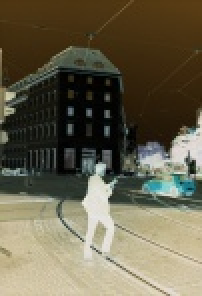
#> input picture files/img_pos.jpg, 101 x 148 px, found by its file name (shown 2 times larger)
$ python test_level.py
#> lines starting #> are read from the running program, lines starting #| are printed output that depends on the picture; after the words box and inside, x2 and y2 are one past the last pixel; in counts of white or black regions, pixels touching at a corner belong together
### src/core.py
# -*- coding: utf-8 -*-
"""
Created on Fri Dec  4 23:05:56 2020

@author: jonas
"""

import cv2
import numpy as np
import os
from os import scandir
from os import listdir
from matplotlib import pyplot as plt
import src.core as co
from numba import jit


# [295 lines left out: functions img16to8, imshow, invert, hist, scale_percent, auto_level and 3 more, not called in this run]


def level_img(img,min_level,max_level):
    '''Level an image

    Parameter
    ------------
    img : np.array

    min_level : int

    max_level : max_level

    Return
    ------------
    img : img

    '''

    img[img < min_level] = min_level # set all indices where value is less than min_level to min_level
    img[img > max_level] = max_level # set all indices where value is less than min_level to min_level

    return img

### test_level.py
import cv2
from matplotlib import pyplot as plt
from src import core
img = cv2.imread(r'C:\Users\jonas\Development\film_dev\files\img_pos.jpg',0)
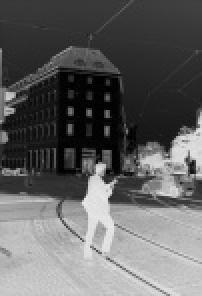
#> img: shape (148, 101) (shown 2 times larger); min 0, max 234, mean 97.6

# alternative way to find histogram of an image
plt.hist(img.ravel(),256,[0,256])
plt.show()
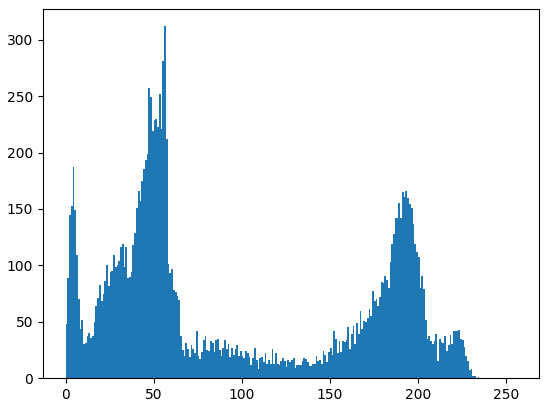
#> figure drawn by matplotlib, 1 panel; tallest bar 312 high, from x = 56 to 57

img_level = core.level_img(img,10,240)
#> in level_img, `img[img < min_level] = min_level`: img: shape (148, 101); 7% of pixels changed, all inside (x1, y1, x2, y2) = (1, 34, 69, 87)

# alternative way to find histogram of an image
plt.hist(img_level.ravel(),256,[0,256])
plt.show()
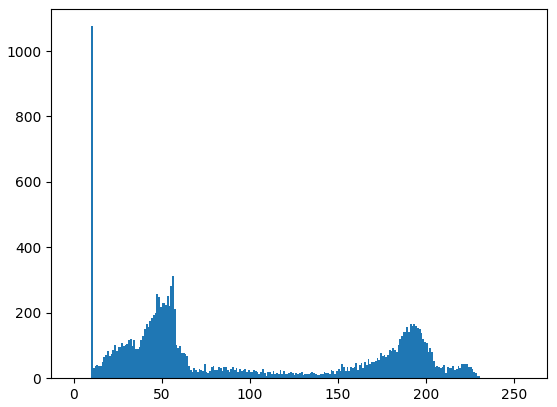
#> figure drawn by matplotlib, 1 panel; tallest bar 1076 high, from x = 10 to 11

$ run again, with files/img_net.jpg copied over files/img_pos.jpg
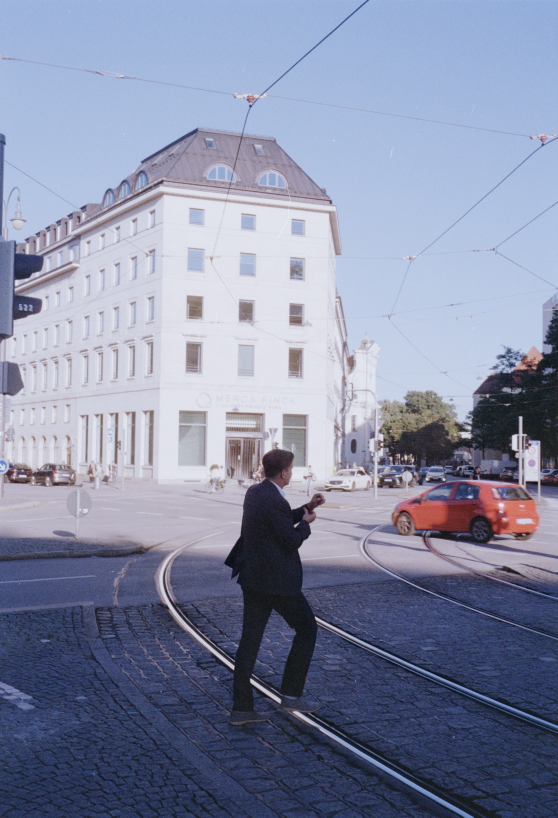
#> input picture files/img_net.jpg, 1116 x 1635 px, found by its file name (shown at 1/2 size)
#> `img = cv2.imread(r'C:\Users\jonas\Development\film_dev\files\img_pos.j..`:
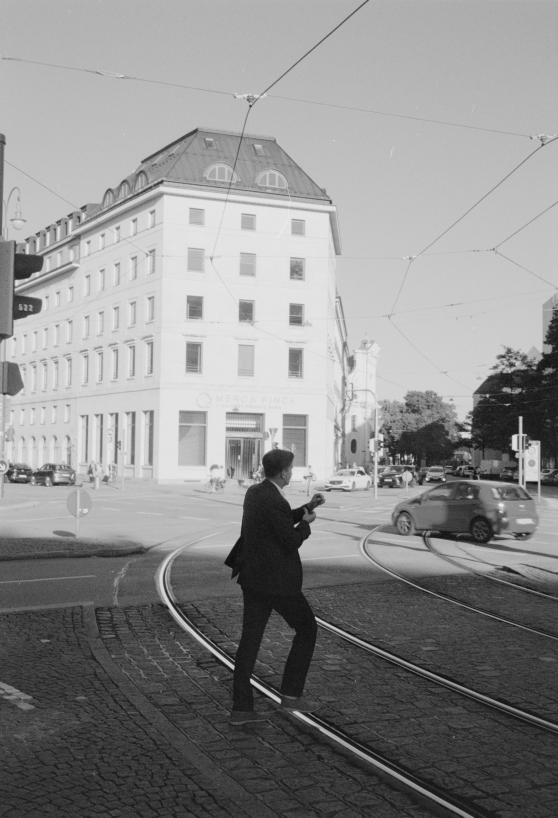
#> img: shape (1635, 1116) (shown at 1/2 size); min 7, max 242, mean 141.1
#> `plt.show()`:
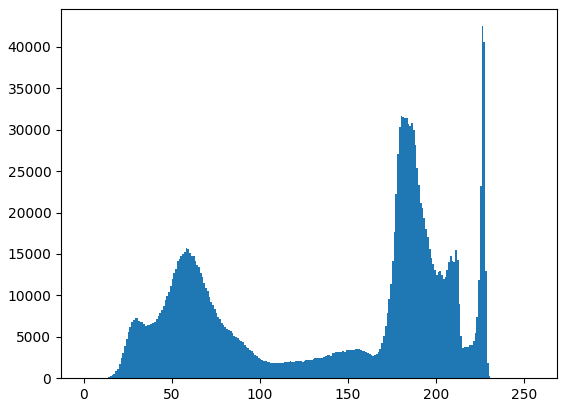
#> figure drawn by matplotlib, 1 panel; tallest bar 42506 high, from x = 226 to 227
